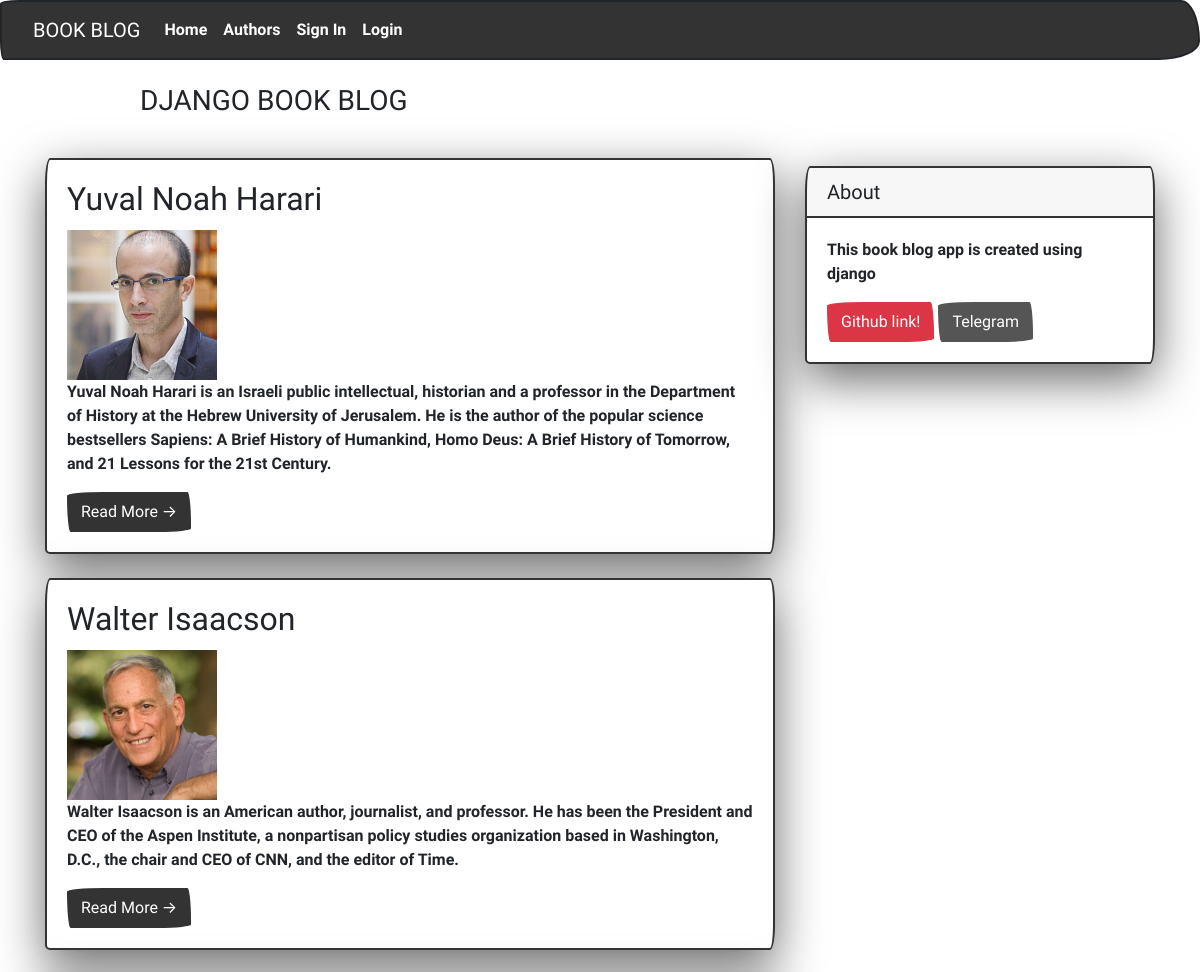
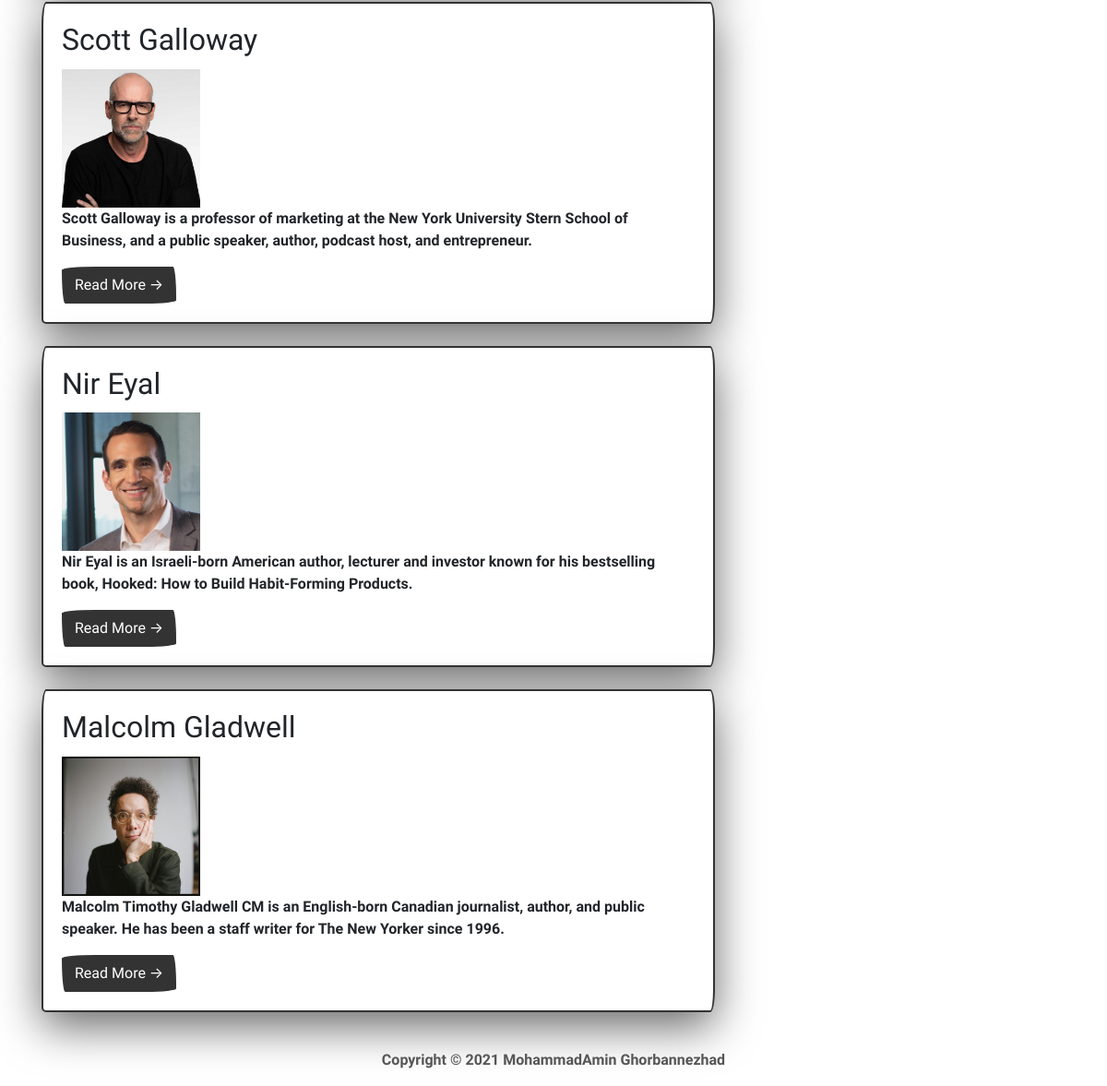
Screenshot of /authors/ with the database file from the repository (2 pictures, top to bottom).
### AuthorApp/models.py (models this page shows, shortened)
class Author(models.Model):
    name = models.CharField(max_length=200, unique=True)
    slug = models.SlugField(max_length=200, unique=True)
    status = models.IntegerField(choices=STATUS, default=1)
    content = models.TextField()
    author_image = models.ImageField(upload_to='Author/', default=0)

### AuthorApp/views.py (the view)
# urls.py: path('', views.AuthorList.as_view()),
class AuthorList(generic.ListView):
    queryset = Author.objects.filter(status=1).order_by('-name')
    template_name = 'authors.html'

### templates/authors.html (shortened to what this page needs)
{% extends "base.html" %}
{% block content %}
<header class="masthead">
  <div class="container">
    <div class="row">
      <div class=" col-md-8 col-md-10 mx-auto">
        <div class="site-heading">
          <h3 class=" site-heading my-4 mt-3 text-black">DJANGO BOOK BLOG</h3>
        </div>
      </div>
    </div>
  </div>
</header>
<div class="container">
  <div class="row">
    <div class="col-md-8 mt-3 left">
      {% for author in author_list %}
      <div class="card mb-4">
        <div class="card-body">
          <h2 class="card-title">{{ author.name }}</h2>
          <img src="{{ author.author_image.url }}" class="img-responsive" style="width: 150px" />
          <p class="card-text">{{author.content|slice:":400"}}</p>
          <a href="/authors/{{ author.slug }}" class="btn btn-primary">Read More &rarr;</a>
        </div>
      </div>
      {% endfor %}
    </div>
    {% block sidebar %}
    {% include 'sidebar.html' %}
    {% endblock sidebar %}
  </div>
</div>
{%endblock%}

### templates/base.html (shortened to what this page needs)
<!DOCTYPE html>
<html>
<head>
  <link rel="stylesheet" href="https://stackpath.bootstrapcdn.com/bootswatch/4.5.2/sketchy/bootstrap.min.css">
</head>
<body>
  <nav class="navbar navbar-expand-lg navbar-dark bg-primary">
  <div class="container-fluid">
    <a class="navbar-brand" href="#">BOOK BLOG</a>
    <div class="collapse navbar-collapse" id="navbarColor01">
      <ul class="navbar-nav me-auto">
        <li class="nav-item">
          <a class="nav-link active" href="/">Home
          </a>
        </li>
        <li class="nav-item">
          <a class="nav-link" href="/authors">Authors</a>
        </li>
        <li class="nav-item">
          <a class="nav-link" href="/register">Sign In</a>
        </li>
        <li class="nav-item">
          <a class="nav-link" href="/accounts/login">Login</a>
        </li>
      </ul>
    </div>
  </div>
</nav>
  {% block content %}{% endblock content %}
  <footer class="py-3 bg-grey">
    <p class="m-0 text-dark text-center ">Copyright &copy; 2021 MohammadAmin Ghorbannezhad</p>
  </footer>
</body>
</html>

### templates/sidebar.html (shortened to what this page needs)
{% block sidebar %}
<div class="col-md-4 float-right ">
  <div class="card my-4">
    <h5 class="card-header">About</h5>
    <div class="card-body">
      <p class="card-text"> This book blog app is created using django </p>
      <a href="https://github.com" class="btn btn-danger">Github link!</a>
      <a href="https://t.me/mg10l" class="btn btn-secondary">Telegram</a>
    </div>
  </div>
</div>
{% endblock sidebar %}

### templates/sidebar.html (style rules this page uses)
.card { box-shadow: 0 16px 48px #6a6a6b; }

### rows the page displays
Author: name "Yuval Noah Harari", author_image (picture), content "Yuval Noah Harari is an Israeli public intellectual, historian and a professor in the Department of History at the Hebrew University of Jerusalem. He is the author of the popular science bestsellers Sapiens: A Brief History of Humankind, Homo Deus: A Brief History of Tomorrow, and 21 Lessons for the 21st Century."
Author: name "Walter Isaacson", author_image (picture), content "Walter Isaacson is an American author, journalist, and professor. He has been the President and CEO of the Aspen Institute, a nonpartisan policy studies organization based in Washington, D.C., the chair and CEO of CNN, and the editor of Time."
Author: name "Scott Galloway", author_image (picture), content "Scott Galloway is a professor of marketing at the New York University Stern School of Business, and a public speaker, author, podcast host, and entrepreneur."
Author: name "Nir Eyal", author_image (picture), content "Nir Eyal is an Israeli-born American author, lecturer and investor known for his bestselling book, Hooked: How to Build Habit-Forming Products."
Author: name "Malcolm Gladwell", author_image (picture), content "Malcolm Timothy Gladwell CM is an English-born Canadian journalist, author, and public speaker. He has been a staff writer for The New Yorker since 1996."
